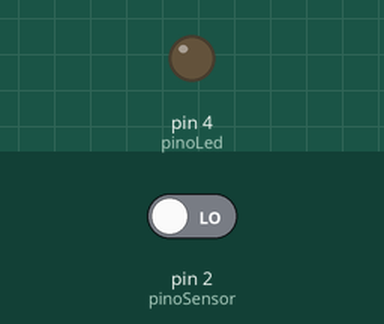
Recording of a sketch running on a simulated Arduino Uno, built with avr-gcc and run on an emulated ATmega328P. On the bench: output pins drawn as LEDs (lit = HIGH). Inputs (shaded band) come from the test bench; at power-on: pin 2 (pinoSensor) LOW. What the sketch prints to the serial monitor is not drawn.

Above: at 1.2 s.
1.3 s: pin 2 (pinoSensor) driven HIGH
At 1.7 s:
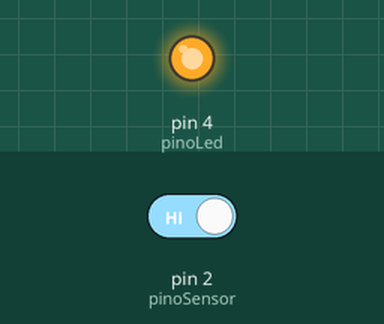
2.8 s: pin 2 (pinoSensor) driven LOW
At 4.1 s:
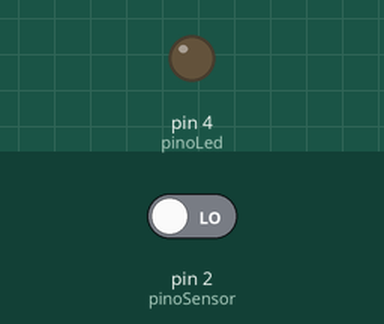
Timing chart, 0 to 5.8 s (numbered marks = the images above; inputs shaded):
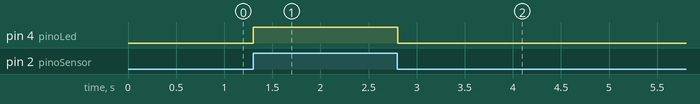

The sketch:

pir.ino
```cpp
int pinoSensor = 2; // Pino Sensor de Presença
int pinoLed = 4; //Pino Led

int ativo = 1;
int inativo = 0;

void setup(){
  Serial.begin(9600);
  pinMode(pinoLed, OUTPUT); // Define o pino como saída
  pinMode(pinoSensor, INPUT); //Define o pino como entrada
}
void loop(){
 if(digitalRead(pinoSensor) == HIGH){ //Se a leitura for igual a HIGH
    digitalWrite(pinoLed, HIGH); //Acende o Led
    Serial.println(ativo);
 }else{ //Se não
  digitalWrite(pinoLed, LOW); //Apaga o LED
  Serial.println(inativo);
 }
}
```

Measured:
- after the input at 1.3 s, pin 4 (pinoLed): LOW → HIGH at once
- after the input at 2.8 s, pin 4 (pinoLed): HIGH → LOW at once
